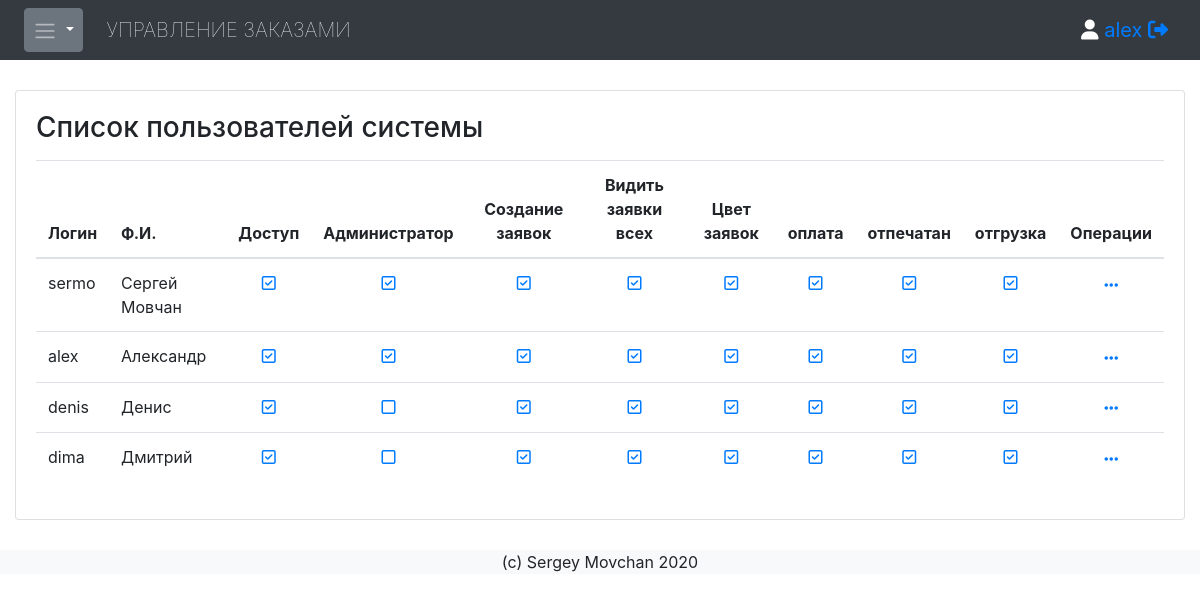
/accounts/userlist/ (signed in), run on the app's committed database.
### jobqueue/models.py (models this page shows, shortened)
class Tagtype(models.Model):
    name = models.CharField(db_index=True, verbose_name='Название тега', unique=True, max_length=100)
    icon2 = models.CharField(db_index=True, verbose_name='Иконка', max_length=100, null=True, blank=True)
    icon3 = models.TextField(verbose_name='Иконка своя', null=True, blank=True)
    seton = models.BooleanField(verbose_name='Установить для существующих задач', default=False, help_text='Операция может занять много времени при большом количестве задач в БД.')
    techop = models.BooleanField(verbose_name='Технологическая операция', default=False)
    color = models.ForeignKey('Colors', verbose_name='Цвет', null=True, blank=True, on_delete=models.SET_NULL)
    order = models.IntegerField(db_index=True, default=0)
    class Meta:
        ordering = ['order']
    def __str__(self):
        return self.name

### jobqueue/decorators.py (the view)
    def wrap(request, *args, **kwargs):
        user = request.user
        if user.is_staff:
            return function(request, *args, **kwargs)
        else:
            messages.error(request, 'У Вас нет прав администратора.', extra_tags='danger')
            raise PermissionDenied

### jobqueue/models.py (called while the page is built)
    def checkrights(self, *args, **kwargs):
        try:
            nval = str(args[0])
        except:
            return False
        if self.newrights:
            ls = self.newrights.split(",")
        else:
            ls = []
        if nval in ls:
            return True
        else:
            return False

### jobqueue/templatetags/fl_extras.py (called while the page is built)
@register.filter
def chekrights(v,param):
    try:
        tn = "tag_%s" % (param.id)
        if v.profile.checkrights(tn):
            out = True
        else:
            out = False
    except:
        if v.profile.checkrights(param):
            out = True
        else:
            out = False
    return out

### jobqueue/views.py (called while the page is built)
@login_required
@user_admin
def user_list(request):
    user = get_user_model()
    users = user.objects.all().select_related('profile')
    tts = Tagtype.objects.all().exclude(techop__exact=True)
    return render(request, 'user_list.html', {'users':users, "tts":tts})

### jobqueue/templates/user_list.html (shortened to what this page needs)
{% extends 'base.html' %}
{% block content %}
{% load fl_extras %}
<div class="card">
  <div class="card-body">
<h3>Список пользователей системы</h3>
<table class="table mt-3 mb-3">
<thead>
  <tr>
    <th>Логин</th>
    <th>Ф.И.</th>
    <th class="text-center"><div><span>Доступ</span></div></th>
    <th class="text-center"><div><span>Администратор</span></div></th>
    <th class="text-center"><div><span>Создание заявок</span></div></th>
    <th class="text-center"><div><span>Видить заявки всех</span></div></th>
    <th class="text-center"><div><span>Цвет заявок</span></div></th>
    {% for tt in tts %}
    <th class="text-center"><div><span>{{ tt }}</span></div></th>
    {% endfor %}
    <th class="text-center"><div><span>Операции</span></div></th>
  </tr>
</thead>
<tbody>
{% for usr in users %}
  <tr>
    <td>{{ usr.username }}</td>
    <td>{{ usr.first_name }} {{ usr.last_name }}</td>
    <td class="text-center"><a href="{% url 'user_adddel_right' %}?uid={{ usr.id }}&rg=status">{% if usr.profile.status %}<i class='fa fa-check-square-o'></i>{% else %}<i class='fa fa-square-o'></i>{% endif %}</a></td>
    <td class="text-center"><a href="{% url 'user_adddel_right' %}?uid={{ usr.id }}&rg=admin">{% if usr.is_staff %}<i class='fa fa-check-square-o'></i>{% else %}<i class='fa fa-square-o'></i>{% endif %}</a></td>
    <td class="text-center"><a href="{% url 'user_adddel_right' %}?uid={{ usr.id }}&rg=task">{% if usr|chekrights:"task" %}<i class='fa fa-check-square-o'></i>{% else %}<i class='fa fa-square-o'></i>{% endif %}</a></td>
    <td class="text-center"><a href="{% url 'user_adddel_right' %}?uid={{ usr.id }}&rg=allseeing">{% if usr|chekrights:"allseeing" %}<i class='fa fa-check-square-o'></i>{% else %}<i class='fa fa-square-o'></i>{% endif %}</a></td>
    <td class="text-center"><a href="{% url 'user_adddel_right' %}?uid={{ usr.id }}&rg=color">{% if usr|chekrights:"color" %}<i class='fa fa-check-square-o'></i>{% else %}<i class='fa fa-square-o'></i>{% endif %}</a></td>
    {% for tt in tts %}
    <td class="text-center"><a href="{% url 'user_adddel_right' %}?uid={{ usr.id }}&tid={{ tt.id }}">{% if usr|chekrights:tt  %}<i class='fa fa-check-square-o'></i>{% else %}<i class='fa fa-square-o'></i>{% endif %}</a></td>
    {% endfor %}
    <td class="text-center">
      <div class="btn-group">
          <span  class="text-primary" data-toggle="dropdown"><i class="fa fa-ellipsis-h"></i></span>
      </div>
    </td>
  </tr>
{% endfor %}
</tbody>
</table>
    </div>
</div>
{% endblock %}

### jobqueue/templates/base.html (shortened to what this page needs)
<!DOCTYPE html>
<html lang="en">
<head>
  <link rel="stylesheet" href="https://maxcdn.bootstrapcdn.com/bootstrap/4.4.1/css/bootstrap.min.css">
  <link rel="stylesheet" type="text/css" href="/static/Zebra_Datepicker/css/bootstrap/zebra_datepicker.min.css"/>
  <link rel="stylesheet" href="https://cdnjs.cloudflare.com/ajax/libs/font-awesome/4.7.0/css/font-awesome.min.css">
  <link rel="stylesheet" href="//code.jquery.com/ui/1.12.1/themes/base/jquery-ui.css">
  <link rel="stylesheet" href="/static/select.css">
  <link rel="stylesheet" href="/static/rotate.css">
  <link rel="stylesheet" href="/static/popover.css">
</head>
<body>
<nav class="navbar navbar-expand-md bg-dark navbar-dark">
    <button type="button" class="btn btn-secondary dropdown-toggle ml-2 p-2" data-toggle="dropdown">
      <span class="navbar-toggler-icon"></span>
    </button>
  <a class="navbar-brand ml-4 text-uppercase font-weight-lighter" href="{% url 'jobs_list' %}">Управление заказами</a>
  <div class="ml-auto navbar-brand">{% if request.user.is_authenticated %}
<i class="fa fa-user"></i> <a href="{% url 'profile_view' %}">{{ request.user }}</a> <a href="{% url 'logout_view' %}"><i class="fa fa-sign-out"></i></a></div>
{% else %}Авторизируйтесь{% endif %}
</nav>
<div class="container-fluid" style="margin-top:30px;margin-bottom:30px">
{% block content %}
{% endblock %}
</div>
<div class="container-fluid bg-light text-center" style="margin-bottom:0">
  <p>(c) Sergey Movchan 2020</p>
</div>
</body>
</html>

### data on the page
Tagtype: name "оплата"
Tagtype: name "отпечатан"
Tagtype: name "отгрузка"

### other printed values
{{ request.user }} "alex"
{{ usr.username }} "sermo"
{{ usr.first_name }} "Сергей"
{{ usr.last_name }} "Мовчан"
{{ usr.username }} "alex"
{{ usr.first_name }} "Александр"
{{ usr.username }} "denis"
{{ usr.first_name }} "Денис"
{{ usr.username }} "dima"
{{ usr.first_name }} "Дмитрий"
